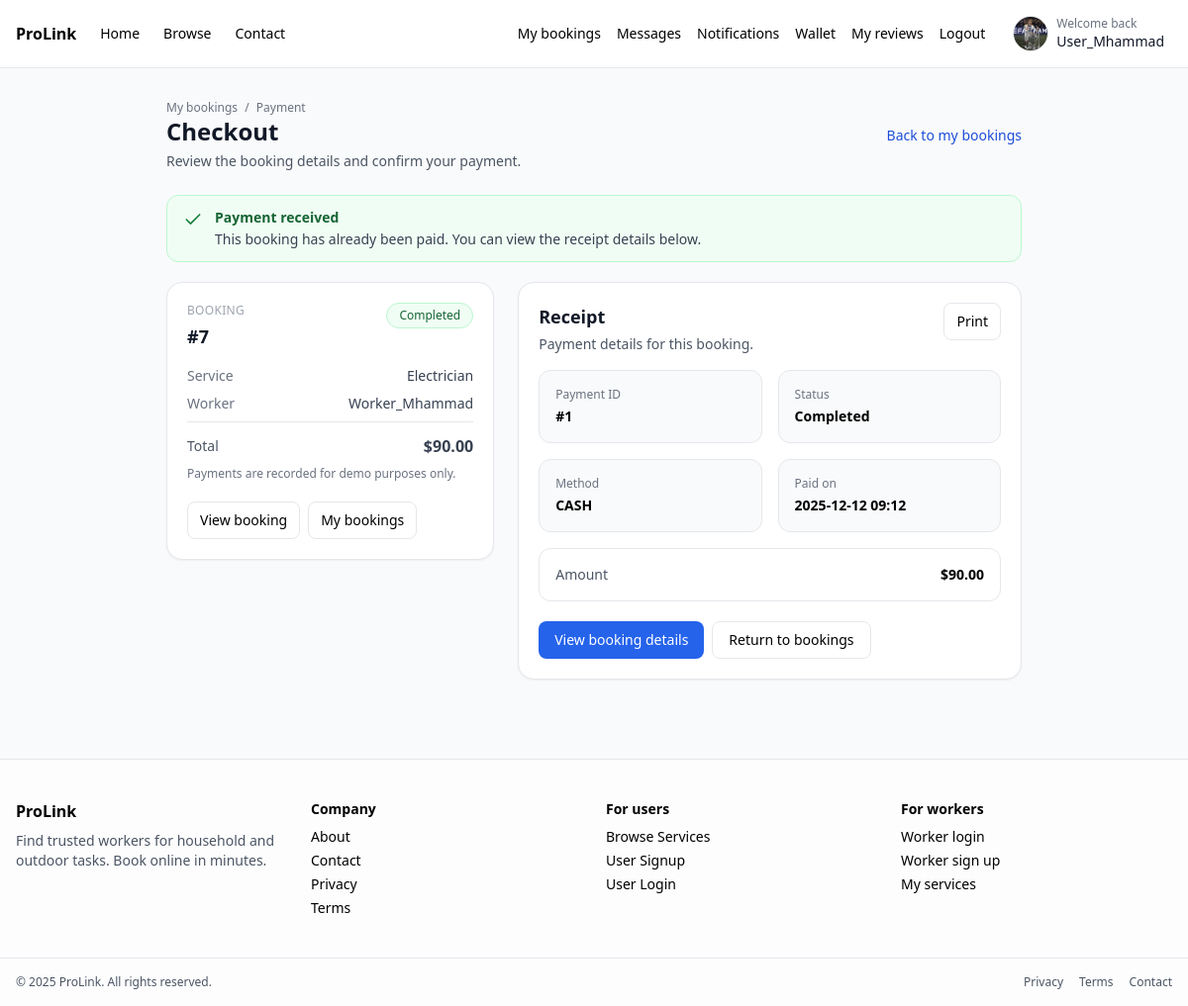
/user/pay.php?booking_id=7 (signed in), run on the app's committed database.
### tables this page shows
CREATE TABLE `users` (
  `user_id` int(11) NOT NULL,
  `full_name` varchar(100) NOT NULL,
  `email` varchar(100) NOT NULL,
  `password` varchar(255) NOT NULL,
  `phone` varchar(20) DEFAULT NULL,
  `address` varchar(255) DEFAULT NULL,
  `profile_image` varchar(255) DEFAULT NULL,
  `created_at` timestamp NOT NULL DEFAULT current_timestamp()
);

CREATE TABLE `bookings` (
  `booking_id` int(11) NOT NULL,
  `user_id` int(11) NOT NULL,
  `worker_id` int(11) NOT NULL,
  `service_id` int(11) NOT NULL,
  `status` enum('pending','accepted','completed','cancelled') DEFAULT 'pending',
  `booking_date` timestamp NOT NULL DEFAULT current_timestamp(),
  `scheduled_at` datetime DEFAULT NULL,
  `notes` text DEFAULT NULL
);

CREATE TABLE `services` (
  `service_id` int(11) NOT NULL,
  `worker_id` int(11) NOT NULL,
  `title` varchar(150) NOT NULL,
  `description` text NOT NULL,
  `category` varchar(100) NOT NULL,
  `price` decimal(10,2) NOT NULL,
  `location` varchar(150) DEFAULT NULL,
  `status` enum('active','inactive') DEFAULT 'active',
  `created_at` timestamp NOT NULL DEFAULT current_timestamp()
);

CREATE TABLE `workers` (
  `worker_id` int(11) NOT NULL,
  `full_name` varchar(100) NOT NULL,
  `email` varchar(100) NOT NULL,
  `password` varchar(255) NOT NULL,
  `phone` varchar(20) DEFAULT NULL,
  `skill_category` varchar(100) DEFAULT NULL,
  `hourly_rate` decimal(10,2) DEFAULT NULL,
  `bio` text DEFAULT NULL,
  `rating` float DEFAULT 0,
  `created_at` timestamp NOT NULL DEFAULT current_timestamp(),
  `status` enum('active','inactive') DEFAULT 'active',
  `profile_image` varchar(255) DEFAULT NULL
);

CREATE TABLE `payments` (
  `payment_id` int(11) NOT NULL,
  `booking_id` int(11) NOT NULL,
  `user_id` int(11) NOT NULL,
  `worker_id` int(11) NOT NULL,
  `amount` decimal(10,2) NOT NULL,
  `method` enum('cash','card') NOT NULL,
  `status` enum('completed','failed') NOT NULL DEFAULT 'completed',
  `created_at` timestamp NOT NULL DEFAULT current_timestamp()
);

### user/pay.php (the view, shortened to what this page needs)
<?php
$root = dirname(__DIR__);
function h($s){ return htmlspecialchars($s ?? '', ENT_QUOTES, 'UTF-8'); }
function status_badge_class(string $status): string {
  $s = strtolower(trim($status));
  if ($s === 'completed') return 'bg-green-50 text-green-800 border border-green-200';
  return 'bg-gray-100 text-gray-700 border border-gray-200';
}
function alert_styles(string $type): array {
  $type = strtolower($type);
  if ($type === 'success') return ['bg' => 'bg-green-50', 'border' => 'border-green-200', 'text' => 'text-green-800'];
  return ['bg' => 'bg-gray-50', 'border' => 'border-gray-200', 'text' => 'text-gray-800'];
}
$user_id = (int)$_SESSION['user_id'];
$booking_id = isset($_GET['booking_id']) ? (int)$_GET['booking_id'] : 0;
$booking = null;
$payment = null;
$state = 'ready';
$alert = null;
if ($booking_id <= 0) {
  $state = 'invalid_request';
  $alert = [
    'type' => 'error',
    'title' => 'Invalid request',
    'message' => 'The payment link is missing a valid booking ID. Please return to your bookings and try again.'
  ];
} else {
  $sql = "
    SELECT b.booking_id, b.status, b.user_id, b.worker_id,
           s.service_id, s.title, s.price,
           w.full_name AS worker_name
    FROM bookings b
    JOIN services s ON s.service_id = b.service_id
    JOIN workers w ON w.worker_id = b.worker_id
    WHERE b.booking_id = ? AND b.user_id = ?
    LIMIT 1
  ";
  $st = $conn->prepare($sql);
  $st->bind_param('ii', $booking_id, $user_id);
  $st->execute();
  $res = $st->get_result();
  $booking = $res->fetch_assoc();
  if (!$booking) {
    $state = 'not_found';
    $alert = [
      'type' => 'error',
      'title' => 'Booking not found',
      'message' => 'We could not find this booking under your account. Please return to My bookings and select a valid booking.'
    ];
  } else {
    $st = $conn->prepare("SELECT payment_id, amount, method, status, created_at FROM payments WHERE booking_id = ? AND user_id = ? LIMIT 1");
    $st->bind_param('ii', $booking_id, $user_id);
    $st->execute();
    $payment = $st->get_result()->fetch_assoc();
    if ($payment) {
      $state = 'already_paid';
      $alert = [
        'type' => 'success',
        'title' => 'Payment received',
        'message' => 'This booking has already been paid. You can view the receipt details below.'
      ];
    }
  }
}
$amount = $booking ? (float)$booking['price'] : 0.0;
?>
<!DOCTYPE html>
<html lang="en">
<head>
  <script src="https://cdn.tailwindcss.com"></script>
</head>
<body class="bg-gray-50 min-h-screen">
  <?php include $root . '/partials/navbar.php'; ?>
  <div class="max-w-4xl mx-auto px-4 py-8">
    <div class="flex items-start sm:items-center justify-between gap-3 mb-6">
      <div>
        <div class="text-xs text-gray-500">
          <a class="hover:underline" href="<?= h($baseUrl) ?>/user/my-bookings.php">My bookings</a>
          <span class="mx-1">/</span>
          <span>Payment</span>
        </div>
        <h1 class="text-2xl font-bold text-gray-900">Checkout</h1>
        <p class="text-sm text-gray-600 mt-1">Review the booking details and confirm your payment.</p>
      </div>
      <a href="<?= h($baseUrl) ?>/user/my-bookings.php" class="text-sm text-blue-700 hover:underline">Back to my bookings</a>
    </div>
    <?php if ($alert): $a = alert_styles($alert['type']); ?>
      <div class="rounded-xl border <?= h($a['border']) ?> <?= h($a['bg']) ?> px-4 py-3 mb-5">
        <div class="flex items-start gap-3">
          <div class="mt-0.5">
            <?php if ($alert['type'] === 'success'): ?>
              <svg class="w-5 h-5 text-green-700" viewBox="0 0 24 24" fill="none" aria-hidden="true"><path d="M20 6L9 17l-5-5" stroke="currentColor" stroke-width="2" stroke-linecap="round" stroke-linejoin="round"/></svg>
            <?php elseif ($alert['type'] === 'warning'): ?>
              <svg class="w-5 h-5 text-amber-700" viewBox="0 0 24 24" fill="none" aria-hidden="true"><path d="M12 9v4m0 4h.01M10.3 3.7l-8.6 15A2 2 0 0 0 3.4 21h17.2a2 2 0 0 0 1.7-3.3l-8.6-15a2 2 0 0 0-3.4 0Z" stroke="currentColor" stroke-width="2" stroke-linecap="round" stroke-linejoin="round"/></svg>
            <?php endif; ?>
          </div>
          <div>
            <div class="text-sm font-semibold <?= h($a['text']) ?>"><?= h($alert['title']) ?></div>
            <div class="text-sm text-gray-700 mt-0.5"><?= h($alert['message']) ?></div>
          </div>
        </div>
      </div>
    <?php endif; ?>
    <div class="grid grid-cols-1 lg:grid-cols-5 gap-6">
      <div class="lg:col-span-2">
        <div class="bg-white rounded-2xl border shadow-sm p-5">
          <div class="flex items-start justify-between gap-3">
            <div>
              <div class="text-xs uppercase tracking-wide text-gray-400">Booking</div>
              <div class="text-lg font-semibold text-gray-900 mt-1">
                <?php if ($booking): ?>
                  #<?= (int)$booking['booking_id'] ?>
                <?php else: ?>
                  —
                <?php endif; ?>
              </div>
            </div>
            <?php if ($booking): ?>
              <span class="inline-flex items-center px-3 py-1 rounded-full text-xs font-medium <?= h(status_badge_class((string)$booking['status'])) ?>">
                <?= h(ucfirst((string)$booking['status'])) ?>
              </span>
            <?php endif; ?>
          </div>
          <div class="mt-4 space-y-2 text-sm text-gray-700">
            <div class="flex items-start justify-between gap-3">
              <span class="text-gray-500">Service</span>
              <span class="font-medium text-right"><?= $booking ? h($booking['title']) : '—' ?></span>
            </div>
            <div class="flex items-start justify-between gap-3">
              <span class="text-gray-500">Worker</span>
              <span class="font-medium text-right"><?= $booking ? h($booking['worker_name']) : '—' ?></span>
            </div>
            <div class="border-t pt-3 mt-3">
              <div class="flex items-center justify-between">
                <span class="text-gray-600">Total</span>
                <span class="text-base font-semibold">$<?= number_format($amount, 2) ?></span>
              </div>
              <p class="text-xs text-gray-500 mt-2">Payments are recorded for demo purposes only.</p>
            </div>
          </div>
          <?php if ($booking): ?>
            <div class="mt-5 flex flex-wrap gap-2">
              <a href="<?= h($baseUrl) ?>/user/booking-details.php?booking_id=<?= (int)$booking['booking_id'] ?>"
                 class="inline-flex items-center justify-center px-3 py-2 rounded-lg border bg-white hover:bg-gray-50 text-sm">
                View booking
              </a>
              <a href="<?= h($baseUrl) ?>/user/my-bookings.php"
                 class="inline-flex items-center justify-center px-3 py-2 rounded-lg border bg-white hover:bg-gray-50 text-sm">
                My bookings
              </a>
            </div>
          <?php endif; ?>
        </div>
      </div>
      <div class="lg:col-span-3">
        <?php if ($state === 'already_paid' && $payment && $booking): ?>
          <div class="bg-white rounded-2xl border shadow-sm p-5">
            <div class="flex items-start justify-between gap-3">
              <div>
                <h2 class="text-lg font-semibold text-gray-900">Receipt</h2>
                <p class="text-sm text-gray-600 mt-1">Payment details for this booking.</p>
              </div>
              <button type="button" onclick="window.print()" class="text-sm px-3 py-2 rounded-lg border bg-white hover:bg-gray-50">
                Print
              </button>
            </div>
            <div class="mt-4 grid grid-cols-1 sm:grid-cols-2 gap-4 text-sm">
              <div class="rounded-xl border bg-gray-50 p-4">
                <div class="text-xs text-gray-500">Payment ID</div>
                <div class="font-semibold mt-1">#<?= (int)$payment['payment_id'] ?></div>
              </div>
              <div class="rounded-xl border bg-gray-50 p-4">
                <div class="text-xs text-gray-500">Status</div>
                <div class="font-semibold mt-1"><?= h(ucfirst((string)$payment['status'])) ?></div>
              </div>
              <div class="rounded-xl border bg-gray-50 p-4">
                <div class="text-xs text-gray-500">Method</div>
                <div class="font-semibold mt-1"><?= h(strtoupper((string)$payment['method'])) ?></div>
              </div>
              <div class="rounded-xl border bg-gray-50 p-4">
                <div class="text-xs text-gray-500">Paid on</div>
                <div class="font-semibold mt-1"><?php
                  $ts = strtotime((string)$payment['created_at']);
                  echo h($ts ? date('Y-m-d H:i', $ts) : (string)$payment['created_at']);
                ?></div>
              </div>
            </div>
            <div class="mt-4 rounded-xl border p-4">
              <div class="flex items-center justify-between text-sm">
                <span class="text-gray-600">Amount</span>
                <span class="font-semibold">$<?= number_format((float)$payment['amount'], 2) ?></span>
              </div>
            </div>
            <div class="mt-5 flex flex-wrap gap-2">
              <a href="<?= h($baseUrl) ?>/user/booking-details.php?booking_id=<?= (int)$booking['booking_id'] ?>"
                 class="inline-flex items-center justify-center px-4 py-2 rounded-lg bg-blue-600 text-white text-sm hover:bg-blue-700">
                View booking details
              </a>
              <a href="<?= h($baseUrl) ?>/user/my-bookings.php"
                 class="inline-flex items-center justify-center px-4 py-2 rounded-lg border bg-white hover:bg-gray-50 text-sm">
                Return to bookings
              </a>
            </div>
          </div>
        <?php endif; ?>
      </div>
    </div>
  </div>
  <?php include $root . '/partials/footer.php'; ?>
</body>
</html>

### partials/navbar.php (shortened to what this page needs)
<?php
$root = dirname(__DIR__);
$baseUrl = defined('BASE_URL') ? rtrim((string)BASE_URL, '/') : '/Prolink';
if (!function_exists('initials_from_name')) {
  function initials_from_name(string $name): string {
    $name = trim(str_replace('_', ' ', $name));
    $parts = preg_split('/\s+/', $name);
    $ini = '';
    foreach ($parts as $p) {
      $p = trim($p);
      $ini .= function_exists('mb_substr') ? mb_strtoupper(mb_substr($p, 0, 1)) : strtoupper(substr($p, 0, 1));
      $len = function_exists('mb_strlen') ? mb_strlen($ini) : strlen($ini);
      if ($len >= 2) break;
    }
    return $ini !== '' ? $ini : 'U';
  }
}
if (!function_exists('prolink_profile_image_from_db')) {
  function prolink_profile_image_from_db(?string $relPath, string $baseUrl, string $root): ?string {
    $relPath = trim((string)$relPath);
    $relPath = ltrim($relPath, '/');
    $fs = $root . '/' . $relPath;
    return $baseUrl . '/' . $relPath . '?v=' . @filemtime($fs);
  }
}
?>
<nav class="bg-white border-b">
  <div class="max-w-7xl mx-auto px-4 py-3 flex items-center justify-between">
    <div class="flex items-center gap-6">
      <a href="<?= h($baseUrl) ?>/" class="font-bold">ProLink</a>
      <a href="<?= h($baseUrl) ?>/" class="text-sm">Home</a>
      <a href="<?= h($baseUrl) ?>/browse.php" class="text-sm">Browse</a>
      <a href="<?= h($baseUrl) ?>/pages/contact.php" class="text-sm">Contact</a>
    </div>
    <div class="flex items-center gap-4">
      <?php if (!empty($_SESSION['user_id'])): ?>
        <?php
          $uid = (int)$_SESSION['user_id'];
          $displayName = 'User';
          $profileImageRel = null;
          $hasImgCol = (function_exists('col_exists') && isset($conn) && ($conn instanceof mysqli))
            ? col_exists($conn, 'users', 'profile_image')
            : false;
          if (isset($conn) && ($conn instanceof mysqli)) {
            if ($hasImgCol) {
              $st = @$conn->prepare('SELECT full_name, profile_image FROM users WHERE user_id=? LIMIT 1');
            } else {
              $st = @$conn->prepare('SELECT full_name FROM users WHERE user_id=? LIMIT 1');
            }
            if ($st) {
              @$st->bind_param('i', $uid);
              @$st->execute();
              $res = @$st->get_result();
              $row = $res ? $res->fetch_assoc() : null;
              if (!empty($row['full_name'])) $displayName = (string)$row['full_name'];
              if ($hasImgCol && !empty($row['profile_image'])) $profileImageRel = (string)$row['profile_image'];
            }
          }
          $imgUrl = prolink_profile_image_from_db($profileImageRel, $baseUrl, $root);
          $initials = initials_from_name($displayName);
        ?>
        <a class="text-sm" href="<?= h($baseUrl) ?>/user/my-bookings.php">My bookings</a>
        <a class="text-sm" href="<?= h($baseUrl) ?>/user/user-messages.php">Messages</a>
        <a class="text-sm" href="<?= h($baseUrl) ?>/user/notifications.php">Notifications</a>
        <a class="text-sm" href="<?= h($baseUrl) ?>/user/wallet.php">Wallet</a>
        <a class="text-sm" href="<?= h($baseUrl) ?>/user/my-reviews.php">My reviews</a>
        <a class="text-sm" href="<?= h($baseUrl) ?>/auth/logout.php">Logout</a>
        <a href="<?= h($baseUrl) ?>/user/profile.php"
           class="flex items-center gap-2 ml-1 px-2 py-1 rounded-full hover:bg-gray-50"
           title="Edit profile">
          <?php if (!empty($imgUrl)): ?>
            <img src="<?= h($imgUrl) ?>" alt="Profile" class="w-9 h-9 rounded-full object-cover border" />
          <?php else: ?>
            <div class="w-9 h-9 rounded-full bg-blue-600 text-white flex items-center justify-center text-xs font-semibold">
              <?= h($initials) ?>
            </div>
          <?php endif; ?>
          <div class="hidden md:block leading-tight">
            <div class="text-xs text-gray-500">Welcome back</div>
            <div class="text-sm font-medium text-gray-900 max-w-[180px] truncate"><?= h($displayName) ?></div>
          </div>
        </a>
      <?php elseif (!empty($_SESSION['admin_id'])): ?>
        <a class="text-sm" href="<?= h($baseUrl) ?>/admin/view-notifications.php">Notifications</a>
        <a class="text-sm" href="<?= h($baseUrl) ?>/auth/logout.php">Logout</a>
      <?php else: ?>
        <a class="text-sm" href="<?= h($baseUrl) ?>/auth/login.php">Login</a>
        <a class="text-sm bg-blue-600 text-white px-3 py-1 rounded" href="<?= h($baseUrl) ?>/auth/register.php">Sign up</a>
      <?php endif; ?>
    </div>
  </div>
</nav>

### data on the page
users: profile_image (picture), full_name "User_Mhammad"
bookings: booking_id "7", status "Completed", service.title "Electrician", worker.full_name "Worker_Mhammad", service.price "90.00"
payments: payment_id "1", status "Completed", method "CASH", created_at "2025-12-12 09:12", amount "90.00"

### other printed values
$alert['title'] "Payment received"
$alert['message'] "This booking has already been paid. You can view the receipt details below."
